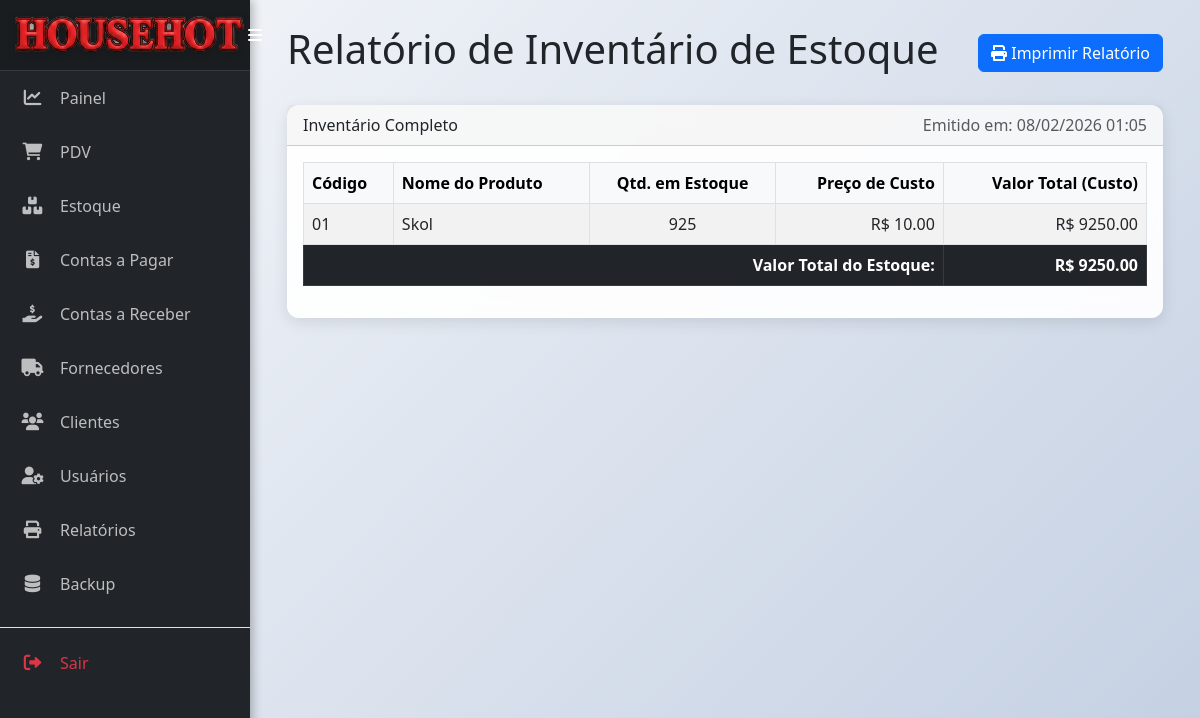
Before: /relatorio/estoque (signed in) with the older database file.
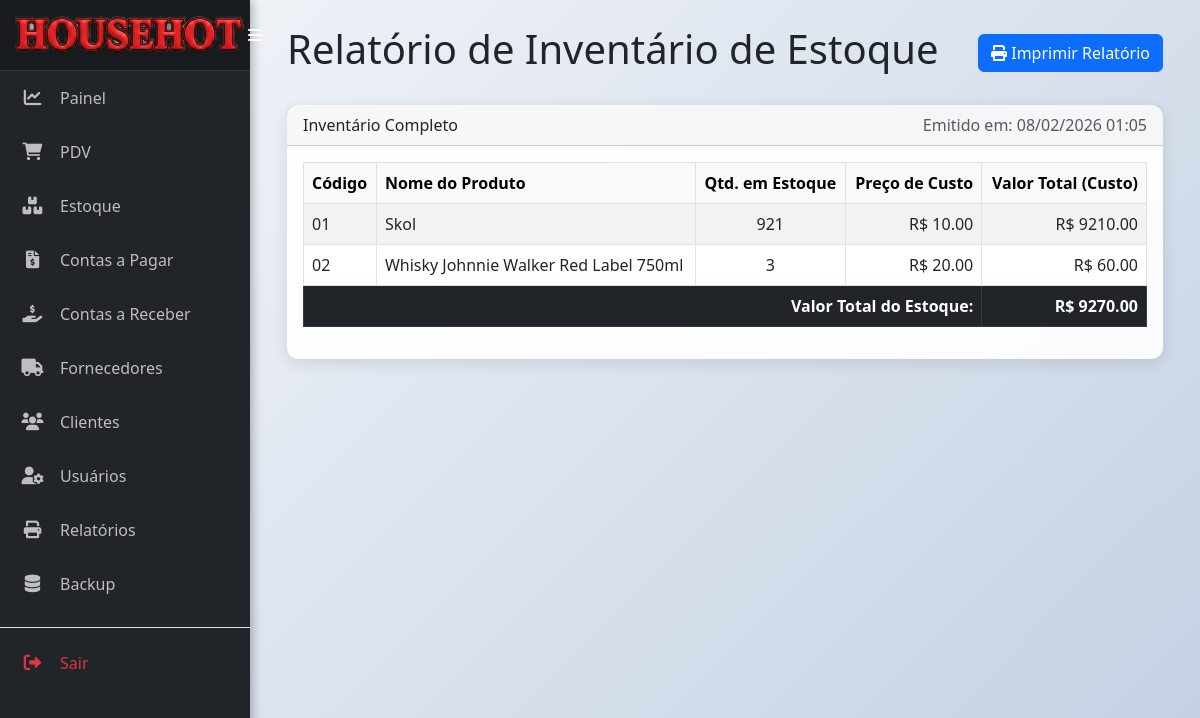
After: the same page with the newer database file.
### models.py (models this page shows)
class Produto(db.Model):
    __tablename__ = 'produto'
    id = db.Column(db.Integer, primary_key=True)
    codigo = db.Column(db.String(50), nullable=False, unique=True)
    nome = db.Column(db.String(100), nullable=False)
    categoria = db.Column(db.String(50))
    preco_custo = db.Column(db.Float, nullable=False)
    preco_venda = db.Column(db.Float, nullable=False)
    quantidade_estoque = db.Column(db.Integer, nullable=False, default=0)
    estoque_minimo = db.Column(db.Integer, default=5)
    data_fabricacao = db.Column(db.Date, nullable=True)
    data_vencimento = db.Column(db.Date, nullable=True)
    fornecedor_id = db.Column(db.Integer, db.ForeignKey('fornecedor.id'), nullable=False)
    movimentacoes = db.relationship('MovimentacaoEstoque', backref='produto', lazy=True)

### app.py (the view)
@app.route('/relatorio/estoque')
@login_required
def relatorio_estoque():
    produtos = Produto.query.order_by(Produto.nome.asc()).all()
    valor_total_estoque = sum(p.quantidade_estoque * p.preco_custo for p in produtos)
    return render_template('relatorio_estoque.html', produtos=produtos, valor_total_estoque=valor_total_estoque, data_emissao=datetime.now())

### app.py (called while the page is built)
@app.context_processor
def inject_datetime():
    return {'modules': {'datetime': datetime, 'date': date, 'timedelta': timedelta}}

def login_required(f):
    @wraps(f)
    def decorated_function(*args, **kwargs):
        if 'logged_in' not in session or 'user_id' not in session:
            session.clear()
            flash('A sua sessão é inválida. Por favor, faça login novamente.', 'warning')
            return redirect(url_for('login'))
        return f(*args, **kwargs)
    return decorated_function

### templates/relatorio_estoque.html (shortened to what this page needs)
{% extends 'base.html' %}
{% block content %}
<div class="d-flex justify-content-between align-items-center mb-4 no-print">
    <h1>Relatório de Inventário de Estoque</h1>
    <button onclick="window.print()" class="btn btn-primary">
        <i class="fas fa-print"></i> Imprimir Relatório
    </button>
</div>
<div class="card">
    <div class="card-header">
        <div class="d-flex justify-content-between">
            <span>Inventário Completo</span>
            <span class="text-muted">Emitido em: {{ data_emissao.strftime('%d/%m/%Y %H:%M') }}</span>
        </div>
    </div>
    <div class="card-body">
        <table class="table table-striped table-bordered">
            <thead class="table-light">
                <tr>
                    <th>Código</th>
                    <th>Nome do Produto</th>
                    <th class="text-center">Qtd. em Estoque</th>
                    <th class="text-end">Preço de Custo</th>
                    <th class="text-end">Valor Total (Custo)</th>
                </tr>
            </thead>
            <tbody>
                {% for produto in produtos %}
                <tr>
                    <td>{{ produto.codigo }}</td>
                    <td>{{ produto.nome }}</td>
                    <td class="text-center">{{ produto.quantidade_estoque }}</td>
                    <td class="text-end">R$ {{ "%.2f"|format(produto.preco_custo) }}</td>
                    <td class="text-end">R$ {{ "%.2f"|format(produto.quantidade_estoque * produto.preco_custo) }}</td>
                </tr>
                {% else %}
                <tr>
                    <td colspan="5" class="text-center text-muted">Nenhum produto em estoque.</td>
                </tr>
                {% endfor %}
            </tbody>
            <tfoot>
                <tr class="table-dark">
                    <td colspan="4" class="text-end"><strong>Valor Total do Estoque:</strong></td>
                    <td class="text-end"><strong>R$ {{ "%.2f"|format(valor_total_estoque) }}</strong></td>
                </tr>
            </tfoot>
        </table>
    </div>
</div>
{% endblock %}

Changed rows visible on the page:
changed Produto "Skol": quantidade_estoque "925" → "921"; produto.quantidade_estoque*produto.preco_custo "9250.00" → "9210.00"
added Produto: codigo "02", nome "Whisky Johnnie Walker Red Label 750ml", quantidade_estoque "3", preco_custo "20.00", produto.quantidade_estoque*produto.preco_custo "60.00"
Other visible differences:
{{ "%.2f"|format(valor_total_estoque) }}: "9250.00" → "9270.00"
